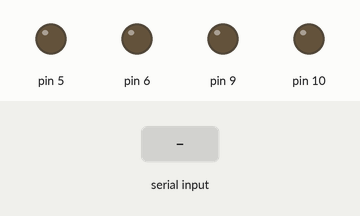
Recording of a sketch running on a simulated Arduino Uno, built with avr-gcc and run on an emulated ATmega328P. Shown: output pins drawn as LEDs (lit = HIGH). The inputs (shaded band) are chosen by the test bench. What the sketch prints to the serial monitor is not drawn.

Above: at 1.2 s.
1.3 s: "F" received over Serial
At 2.3 s:
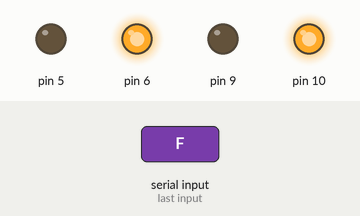
2.8 s: "B" received over Serial
At 3.5 s:
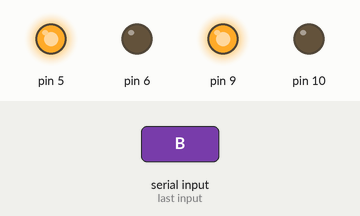
4.3 s: "R" received over Serial
At 4.6 s:
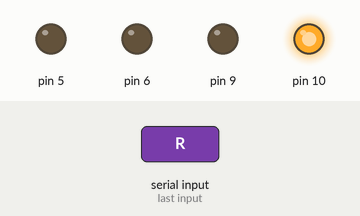
5.8 s: "L" received over Serial
At 6.9 s:
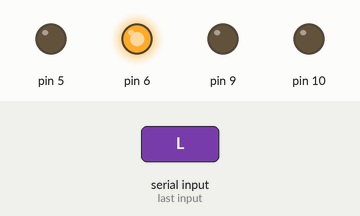
Timing chart, 0 to 8.3 s (numbered marks = the images above; inputs shaded):
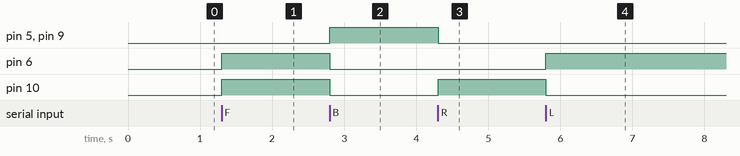

The sketch:

BT_RC.ino
```cpp
char data;  // انتا بتعرف الvariable ع اساس انه char مش int لانه هيتبعتله حروف ويخزنها مش ارقام
void setup() {
  // put your setup code here, to run once:
pinMode (10,OUTPUT);
pinMode (9,OUTPUT);
pinMode (6,OUTPUT);
pinMode (5,OUTPUT);
Serial.begin(9600);
}

void loop() {
  // put your main code here, to run repeatedly:
if (Serial.available()){
   data=Serial.read();

   /// خد بالك ان الcheck بيبقي ع حسب الحاجات اللي هتتبعتلك ف انا غيرتها عشان التجربه عندي ف لو هتغيرها تاني قشطه المهم تبقي زي اللي هيتبعتلك /////
  if (data=='F'){               // العربيه هنا هتمشي لقدام
    digitalWrite (10,HIGH);
    digitalWrite (9 , LOW);
    digitalWrite (6,HIGH);
    digitalWrite (5, LOW);
    }
  if (data=='B'){       // هنا العربيه هترجع لورا لاني عكست اتجاه العجل
    digitalWrite(9,HIGH);
    digitalWrite(10,LOW);
    digitalWrite(5,HIGH);
    digitalWrite(6,LOW);
  }
  if (data=='R'){          // هنا العربيه هتلف يمين وده عشان انا وقفت نص العربيه وشغلت النص التاني
    digitalWrite (10,HIGH);
    digitalWrite(9,LOW);
    digitalWrite(6,LOW);
    digitalWrite (5,LOW);
  }
  if (data=='L'){           // هنا للعربيه هتلف شمال وده عشان انا وقفت نص العربيه وشغلت التاني ف هتلف شمال
    digitalWrite (9,LOW);
    digitalWrite(10,LOW);
    digitalWrite(5,LOW);
    digitalWrite (6,HIGH);
  }
}
Serial.println(data);
}
```

Measured:
- after the input at 1.3 s, pin 6, pin 10: LOW → HIGH at once
- after the input at 2.8 s, pin 5, pin 9: LOW → HIGH at once; pin 6, pin 10: HIGH → LOW at once
- after the input at 4.3 s, pin 5, pin 9: HIGH → LOW at once; pin 10: LOW → HIGH at once
- after the input at 5.8 s, pin 6: LOW → HIGH at once; pin 10: HIGH → LOW at once
